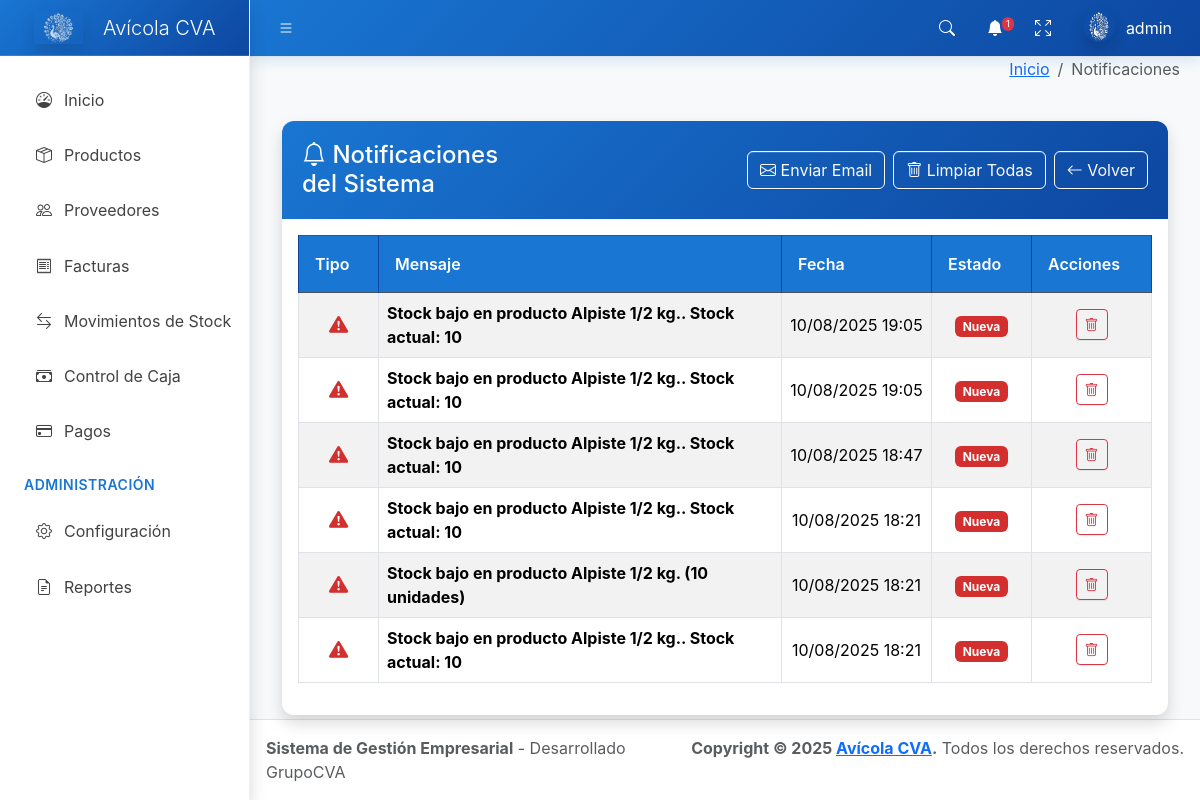
Page /notificaciones/ (signed in) on the committed database.
### core/models.py (models this page shows, shortened)
class Notificacion(models.Model):
    TIPO_CHOICES = [
        ('info', 'Información'),
        ('warning', 'Advertencia'),
        ('error', 'Error'),
    ]
    mensaje = models.TextField()
    tipo = models.CharField(max_length=10, choices=TIPO_CHOICES, default='info')
    fecha = models.DateTimeField(auto_now_add=True)
    leida = models.BooleanField(default=False)
    usuario = models.ForeignKey(User, on_delete=models.CASCADE, null=True, blank=True)
    class Meta:
        verbose_name = 'Notificación'
        verbose_name_plural = 'Notificaciones'
        ordering = ['-fecha']

### core/views.py (the view)
# urls.py: path('notificaciones/', views.notificaciones_list, name='notificaciones_list'),
@login_required
def notificaciones_list(request):
    notificaciones = Notificacion.objects.filter(
        models.Q(usuario=request.user) | models.Q(usuario__isnull=True)
    ).order_by('-fecha')
    notificaciones.filter(usuario=request.user).update(leida=True)
    context = {
        'notificaciones': notificaciones,
        'titulo': 'Notificaciones'
    }
    return render(request, 'notificaciones_list.html', context)

### templates/notificaciones_list.html (shortened to what this page needs)
{% extends 'base.html' %}
{% load humanize custom_filters %}
{% block breadcrumb %}
<li class="breadcrumb-item active">Notificaciones</li>
{% endblock %}
{% block content %}
<div class="container-fluid mt-4">
  <div class="card shadow">
    <div class="card-header bg-primary text-white d-flex justify-content-between align-items-center">
      <h4 class="mb-0"><i class="bi bi-bell"></i> Notificaciones del Sistema</h4>
      <div class="d-flex justify-content-end w-100 ms-3">
        <a href="{% url 'enviar_alertas_email' %}" class="btn btn-outline-light me-2" title="Enviar alertas por email">
          <i class="bi bi-envelope"></i> Enviar Email
        </a>
        <button class="btn btn-outline-light me-2" type="button" onclick="limpiarNotificaciones()">
          <i class="bi bi-trash"></i> Limpiar Todas
        </button>
        <a href="{% url 'dashboard' %}" class="btn btn-outline-light">
          <i class="bi bi-arrow-left"></i> Volver
        </a>
      </div>
    </div>
    <div class="card-body">
      {% if notificaciones %}
        <div class="table-responsive">
          <table class="table table-striped table-hover table-bordered">
            <thead class="table-dark">
              <tr>
                <th style="width: 80px;">Tipo</th>
                <th>Mensaje</th>
                <th style="width: 150px;">Fecha</th>
                <th style="width: 100px;">Estado</th>
                <th style="width: 120px;">Acciones</th>
              </tr>
            </thead>
            <tbody>
              {% for notificacion in notificaciones %}
              <tr class="align-middle">
                <td class="text-center">
                  {% if notificacion.tipo == 'error' %}
                    <i class="bi bi-exclamation-triangle-fill text-danger" style="font-size: 1.2rem;"></i>
                  {% elif notificacion.tipo == 'warning' %}
                    <i class="bi bi-exclamation-triangle-fill text-danger" style="font-size: 1.2rem;"></i>
                  {% else %}
                    <i class="bi bi-info-circle-fill text-info" style="font-size: 1.2rem;"></i>
                  {% endif %}
                </td>
                <td>
                  <strong>{{ notificacion.mensaje }}</strong>
                </td>
                <td class="text-center">
                  {{ notificacion.fecha|date:'d/m/Y H:i' }}
                </td>
                <td class="text-center">
                  {% if notificacion.leida %}
                    <span class="badge bg-success">Leída</span>
                  {% else %}
                    <span class="badge bg-danger">Nueva</span>
                  {% endif %}
                </td>
                <td class="text-center">
                  <button class="btn btn-sm btn-outline-danger" onclick="eliminarNotificacion({{ notificacion.id }})" title="Eliminar">
                    <i class="bi bi-trash"></i>
                  </button>
                </td>
              </tr>
              {% endfor %}
            </tbody>
          </table>
        </div>
      {% else %}
        <div class="text-center py-5">
          <i class="bi bi-check-circle text-success" style="font-size: 4rem;"></i>
          <h4 class="mt-3 text-muted">No hay notificaciones</h4>
          <p class="text-muted">Todas las alertas están bajo control</p>
        </div>
      {% endif %}
    </div>
  </div>
</div>
{% endblock %}

### templates/base.html (shortened to what this page needs)
{% load static %}
<!doctype html>
<html lang="es">
  <head>
    <link
      rel="stylesheet"
      href="https://cdn.jsdelivr.net/npm/@fontsource/source-sans-3@5.0.12/index.css"
      media="print"
      onload="this.media='all'"
    />
    <link
      rel="stylesheet"
      href="https://cdn.jsdelivr.net/npm/overlayscrollbars@2.11.0/styles/overlayscrollbars.min.css"
    />
    <link
      rel="stylesheet"
      href="https://cdn.jsdelivr.net/npm/bootstrap-icons@1.13.1/font/bootstrap-icons.min.css"
    />
    <link
      href="https://cdn.jsdelivr.net/npm/bootstrap@5.3.2/dist/css/bootstrap.min.css"
      rel="stylesheet"
    />
    <link rel="stylesheet" href="{% static 'AdminLTE/dist/css/adminlte.css' %}" />
    <link
      rel="stylesheet"
      href="https://cdn.jsdelivr.net/npm/apexcharts@3.37.1/dist/apexcharts.css"
    />
    {% load static %}
    {% load humanize custom_filters %}
    {% with tema_actual=configuracion_sistema.tema_visual|default:"azul" %}
        {% if tema_actual == "azul" %}
            <link rel="stylesheet" href="{% static 'css/temas/tema-azul.css' %}" />
        {% elif tema_actual == "oscuro" %}
            <link rel="stylesheet" href="{% static 'css/temas/tema-oscuro.css' %}" />
        {% elif tema_actual == "minimalista" %}
            <link rel="stylesheet" href="{% static 'css/temas/tema-minimalista.css' %}" />
        {% else %}
            <link rel="stylesheet" href="{% static 'css/temas/tema-azul.css' %}" />
        {% endif %}
    {% endwith %}
  </head>
  <body class="layout-fixed sidebar-expand-lg sidebar-open bg-body-tertiary">
    <div class="app-wrapper">
      <nav class="app-header navbar navbar-expand bg-body">
        <div class="container-fluid">
          <ul class="navbar-nav">
            <li class="nav-item">
              <a class="nav-link" data-lte-toggle="sidebar" href="#" role="button">
                <i class="bi bi-list"></i>
              </a>
            </li>
          </ul>
          <ul class="navbar-nav ms-auto">
            <li class="nav-item">
              <a class="nav-link" data-widget="navbar-search" href="#" role="button">
                <i class="bi bi-search"></i>
              </a>
            </li>
            <li class="nav-item dropdown">
              <a class="nav-link" data-bs-toggle="dropdown" href="#">
                <i class="bi bi-bell-fill"></i>
                <span class="navbar-badge badge text-bg-danger">{{ total_alertas|default:0 }}</span>
              </a>
            </li>
            <li class="nav-item">
              <a class="nav-link" href="#" data-lte-toggle="fullscreen">
                <i data-lte-icon="maximize" class="bi bi-arrows-fullscreen"></i>
              </a>
            </li>
            <li class="nav-item dropdown user-menu">
              <a href="#" class="nav-link dropdown-toggle" data-bs-toggle="dropdown">
                <img
                  src="{% static 'img/logo.png' %}"
                  class="user-image rounded-circle shadow"
                  alt="User Image"
                />
                <span class="d-none d-md-inline">{{ user.username|default:"Usuario" }}</span>
              </a>
            </li>
          </ul>
        </div>
      </nav>
      <aside class="app-sidebar bg-body-secondary shadow" data-bs-theme="dark">
        <div class="sidebar-brand">
          <a href="{% url 'dashboard' %}" class="brand-link">
            <img
              src="{% static 'img/logo.png' %}"
              alt="Avícola CVA Logo"
              class="brand-image opacity-75 shadow"
            />
            <span class="brand-text fw-light">Avícola CVA</span>
          </a>
        </div>
        <div class="sidebar-wrapper">
          <nav class="mt-2">
                         <ul
               class="nav sidebar-menu flex-column"
               data-lte-toggle="treeview"
               role="navigation"
               aria-label="Main navigation"
               data-accordion="false"
               id="navigation"
             >
               <li class="nav-item">
                 <a href="{% url 'dashboard' %}" class="nav-link {% if request.resolver_match.url_name == 'dashboard' %}active{% endif %}">
                   <i class="nav-icon bi bi-speedometer"></i>
                   <p>Inicio</p>
                 </a>
               </li>
               <li class="nav-item">
                 <a href="{% url 'productos_list' %}" class="nav-link {% if 'producto' in request.resolver_match.url_name %}active{% endif %}">
                   <i class="nav-icon bi bi-box-seam"></i>
                   <p>Productos</p>
                 </a>
               </li>
               <li class="nav-item">
                 <a href="{% url 'proveedores_list' %}" class="nav-link {% if 'proveedor' in request.resolver_match.url_name %}active{% endif %}">
                   <i class="nav-icon bi bi-people"></i>
                   <p>Proveedores</p>
                 </a>
               </li>
              <li class="nav-item">
                <a href="{% url 'factura_list' %}" class="nav-link {% if 'factura' in request.resolver_match.url_name %}active{% endif %}">
                  <i class="nav-icon bi bi-receipt"></i>
                  <p>Facturas</p>
                </a>
              </li>
              <li class="nav-item">
                <a href="{% url 'stock_movimientos' %}" class="nav-link {% if 'stock' in request.resolver_match.url_name %}active{% endif %}">
                  <i class="nav-icon bi bi-arrow-left-right"></i>
                  <p>Movimientos de Stock</p>
                </a>
              </li>
              <li class="nav-item">
                <a href="{% url 'caja_list' %}" class="nav-link {% if 'caja' in request.resolver_match.url_name %}active{% endif %}">
                  <i class="nav-icon bi bi-cash-stack"></i>
                  <p>Control de Caja</p>
                </a>
              </li>
              <li class="nav-item">
                <a href="{% url 'pagos_dashboard' %}" class="nav-link {% if 'pagos' in request.resolver_match.url_name %}active{% endif %}">
                  <i class="nav-icon bi bi-credit-card"></i>
                  <p>Pagos</p>
                </a>
              </li>
              <li class="nav-header">ADMINISTRACIÓN</li>
              <li class="nav-item">
                <a href="{% url 'configuracion_panel' %}" class="nav-link {% if 'configuracion' in request.resolver_match.url_name %}active{% endif %}">
                  <i class="nav-icon bi bi-gear"></i>
                  <p>Configuración</p>
                </a>
              </li>
              <li class="nav-item">
                <a href="{% url 'reportes_dashboard' %}" class="nav-link {% if 'reporte' in request.resolver_match.url_name %}active{% endif %}">
                  <i class="nav-icon bi bi-file-earmark-text"></i>
                  <p>Reportes</p>
                </a>
              </li>
            </ul>
          </nav>
        </div>
      </aside>
      <div class="app-content">
        <div class="content-header">
          <div class="container-fluid">
            <div class="row mb-2">
              <div class="col-sm-6">
              </div>
              <div class="col-sm-6">
                <ol class="breadcrumb float-sm-end">
                  <li class="breadcrumb-item"><a href="{% url 'dashboard' %}">Inicio</a></li>
                  {% block breadcrumb %}{% endblock %}
                </ol>
              </div>
            </div>
          </div>
        </div>
        <div class="content">
          <div class="container-fluid">
            {% block content %}{% endblock %}
          </div>
        </div>
      </div>
      <footer class="app-footer">
        <div class="float-end d-none d-sm-inline">
          <strong>Copyright &copy; 2025 <a href="#">Avícola CVA</a>.</strong> Todos los derechos reservados.
        </div>
        <div>
          <strong>Sistema de Gestión Empresarial</strong> - Desarrollado GrupoCVA
        </div>
      </footer>
    </div>
  </body>
</html>

### rows in the picture
Notificacion: tipo "warning" (drawn), mensaje "Stock bajo en producto Alpiste 1/2 kg.. Stock actual: 10", fecha "10/08/2025 19:05", leida "Nueva"
Notificacion: tipo "warning" (drawn), mensaje "Stock bajo en producto Alpiste 1/2 kg.. Stock actual: 10", fecha "10/08/2025 19:05", leida "Nueva"
Notificacion: tipo "warning" (drawn), mensaje "Stock bajo en producto Alpiste 1/2 kg.. Stock actual: 10", fecha "10/08/2025 18:47", leida "Nueva"
Notificacion: tipo "warning" (drawn), mensaje "Stock bajo en producto Alpiste 1/2 kg.. Stock actual: 10", fecha "10/08/2025 18:21", leida "Nueva"
Notificacion: tipo "warning" (drawn), mensaje "Stock bajo en producto Alpiste 1/2 kg. (10 unidades)", fecha "10/08/2025 18:21", leida "Nueva"
Notificacion: tipo "warning" (drawn), mensaje "Stock bajo en producto Alpiste 1/2 kg.. Stock actual: 10", fecha "10/08/2025 18:21", leida "Nueva"

### other values in the picture
{{ total_alertas|default:0 }} "1"
{{ user.username|default:"Usuario" }} "admin"
